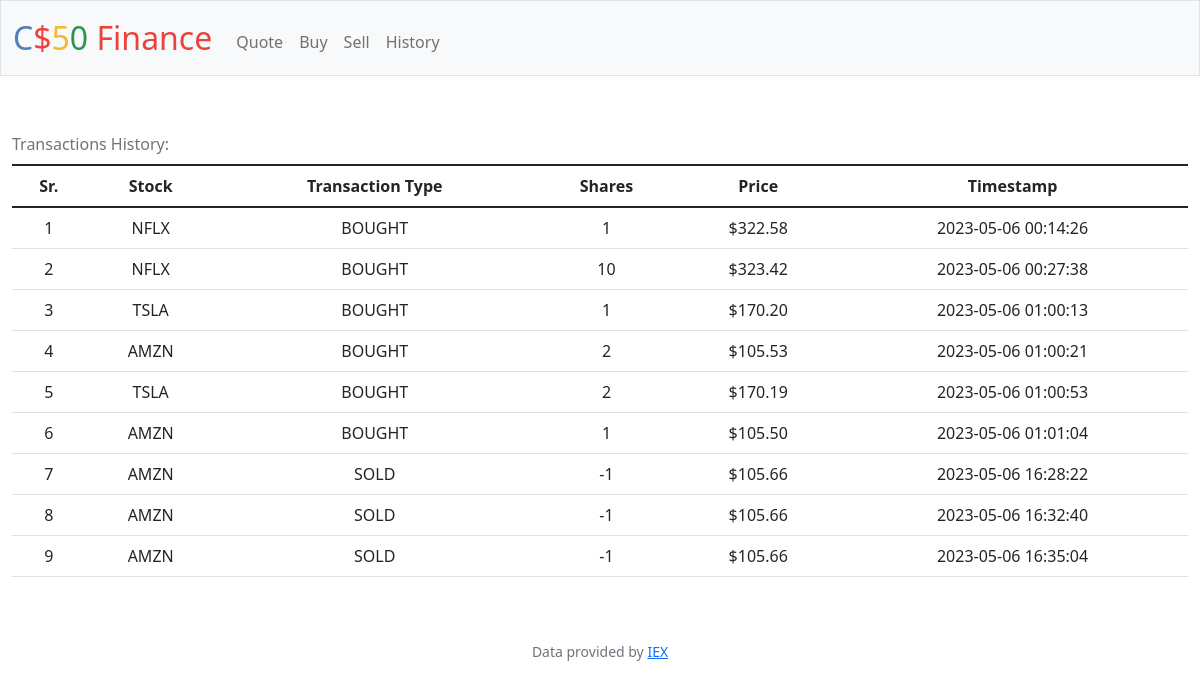
Screenshot of /history (signed in) with the database file from the repository.
### tables this page shows
CREATE TABLE transactions (
id INTEGER PRIMARY KEY AUTOINCREMENT NOT NULL,
username TEXT NOT NULL,
symbol TEXT NOT NULL,
type TEXT CHECK (type IN ('bought', 'sold')) NOT NULL,
shares INTEGER NOT NULL,
price NUMERIC NOT NULL,
timestamp TEXT);

### app.py (the view)
@app.route("/history")
@login_required
def history():
    transactions = db.execute(
        "SELECT symbol, type, shares, price, timestamp FROM transactions WHERE username = ?", session["username"])
    return render_template("history.html", transactions=transactions)

### app.py (called while the page is built)
@app.after_request
def after_request(response):
    response.headers["Cache-Control"] = "no-cache, no-store, must-revalidate"
    response.headers["Expires"] = 0
    response.headers["Pragma"] = "no-cache"
    return response

### helpers.py (called while the page is built)
def login_required(f):
    @wraps(f)
    def decorated_function(*args, **kwargs):
        if session.get("user_id") is None:
            return redirect("/login")
        return f(*args, **kwargs)
    return decorated_function

def usd(value):
    return f"${value:,.2f}"

### templates/history.html (shortened to what this page needs)
{% extends "layout.html" %}
{% block main %}
    <table class="table table-hover caption-top">
        <caption>Transactions History:</caption>
        <thead>
            <tr>
                <th>Sr.</th>
                <th>Stock</th>
                <th>Transaction Type</th>
                <th>Shares</th>
                <th>Price</th>
                <th>Timestamp</th>
            </tr>
        </thead>
        <tbody>
            {% for row in transactions %}
            <tr>
                <td>{{ loop.index }}</td>
                <td>{{ row.symbol.upper() }}</td>
                <td>{{ row.type.upper() }}</td>
                <td>{{ row.shares }}</td>
                <td>{{ row.price | usd}}</td>
                <td>{{ row.timestamp }}</td>
            </tr>
            {% endfor %}
       </tbody>
    </table>
{% endblock %}

### templates/layout.html (shortened to what this page needs)
<!DOCTYPE html>
<html lang="en">
    <head>
        <link href="https://cdn.jsdelivr.net/npm/bootstrap@5.1.3/dist/css/bootstrap.min.css" rel="stylesheet">
        <link href="/static/styles.css" rel="stylesheet">
    </head>
    <body>
        <nav class="bg-light border navbar navbar-expand-md navbar-light">
            <div class="container-fluid">
                <a class="navbar-brand" href="/"><span class="blue">C</span><span class="red">$</span><span class="yellow">5</span><span class="green">0</span> <span class="red">Finance</span></a>
                <div class="collapse navbar-collapse" id="navbar">
                    {% if session["user_id"] %}
                        <ul class="navbar-nav me-auto mt-2">
                            <li class="nav-item"><a class="nav-link" href="/quote">Quote</a></li>
                            <li class="nav-item"><a class="nav-link" href="/buy">Buy</a></li>
                            <li class="nav-item"><a class="nav-link" href="/sell">Sell</a></li>
                            <li class="nav-item"><a class="nav-link" href="/history">History</a></li>
                        </ul>
                    {% else %}
                        <ul class="navbar-nav ms-auto mt-2">
                            <li class="nav-item"><a class="nav-link" href="/register">Register</a></li>
                            <li class="nav-item"><a class="nav-link" href="/login">Log In</a></li>
                        </ul>
                    {% endif %}
                </div>
            </div>
        </nav>
        <main class="container-fluid py-5 text-center">
            {% block main %}{% endblock %}
        </main>
        <footer class="mb-5 small text-center text-muted">
            Data provided by <a href="https://iexcloud.io/">IEX</a>
        </footer>
    </body>
</html>

### static/styles.css (style rules this page uses)
nav .navbar-brand { font-size: xx-large; }
nav .navbar-brand .blue { color: #537fbe; }
nav .navbar-brand .red { color: #ea433b; }
nav .navbar-brand .yellow { color: #f5b82e; }
nav .navbar-brand .green { color: #2e944b; }

### rows the page displays
transactions: symbol "NFLX", type "BOUGHT", shares "1", price "$322.58", timestamp "2023-05-06 00:14:26"
transactions: symbol "NFLX", type "BOUGHT", shares "10", price "$323.42", timestamp "2023-05-06 00:27:38"
transactions: symbol "TSLA", type "BOUGHT", shares "1", price "$170.20", timestamp "2023-05-06 01:00:13"
transactions: symbol "AMZN", type "BOUGHT", shares "2", price "$105.53", timestamp "2023-05-06 01:00:21"
transactions: symbol "TSLA", type "BOUGHT", shares "2", price "$170.19", timestamp "2023-05-06 01:00:53"
transactions: symbol "AMZN", type "BOUGHT", shares "1", price "$105.50", timestamp "2023-05-06 01:01:04"
transactions: symbol "AMZN", type "SOLD", shares "-1", price "$105.66", timestamp "2023-05-06 16:28:22"
transactions: symbol "AMZN", type "SOLD", shares "-1", price "$105.66", timestamp "2023-05-06 16:32:40"
transactions: symbol "AMZN", type "SOLD", shares "-1", price "$105.66", timestamp "2023-05-06 16:35:04"
